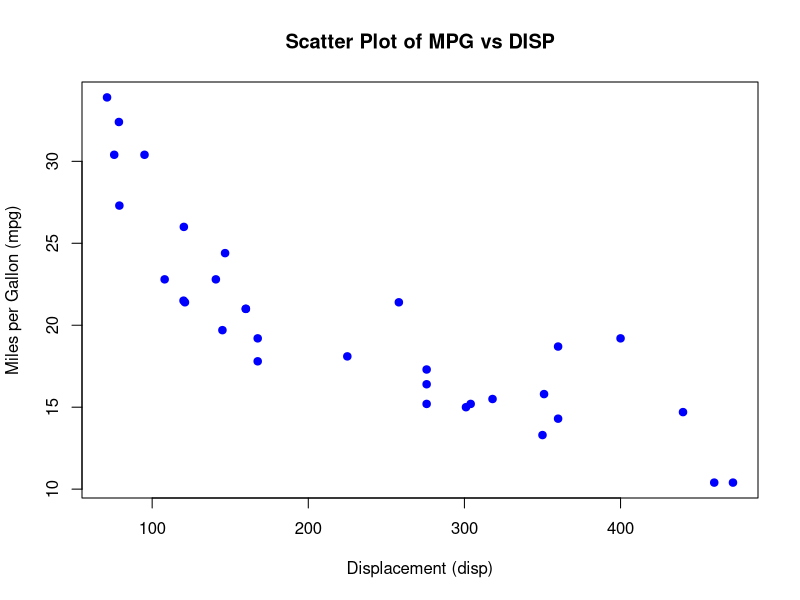

Reproduce this figure in R.
data(mtcars)

print(head(mtcars, 10))

print(str(mtcars))
print(summary(mtcars))


print(dim(mtcars))    

print(colnames(mtcars))

print(mean(mtcars$mpg))
print(median(mtcars$mpg))


print(mean(mtcars$hp))


print(plot(mtcars$disp, mtcars$mpg,
     main = "Scatter Plot of MPG vs DISP",
     xlab = "Displacement (disp)",
     ylab = "Miles per Gallon (mpg)",
     col = "blue",
     pch = 19))
